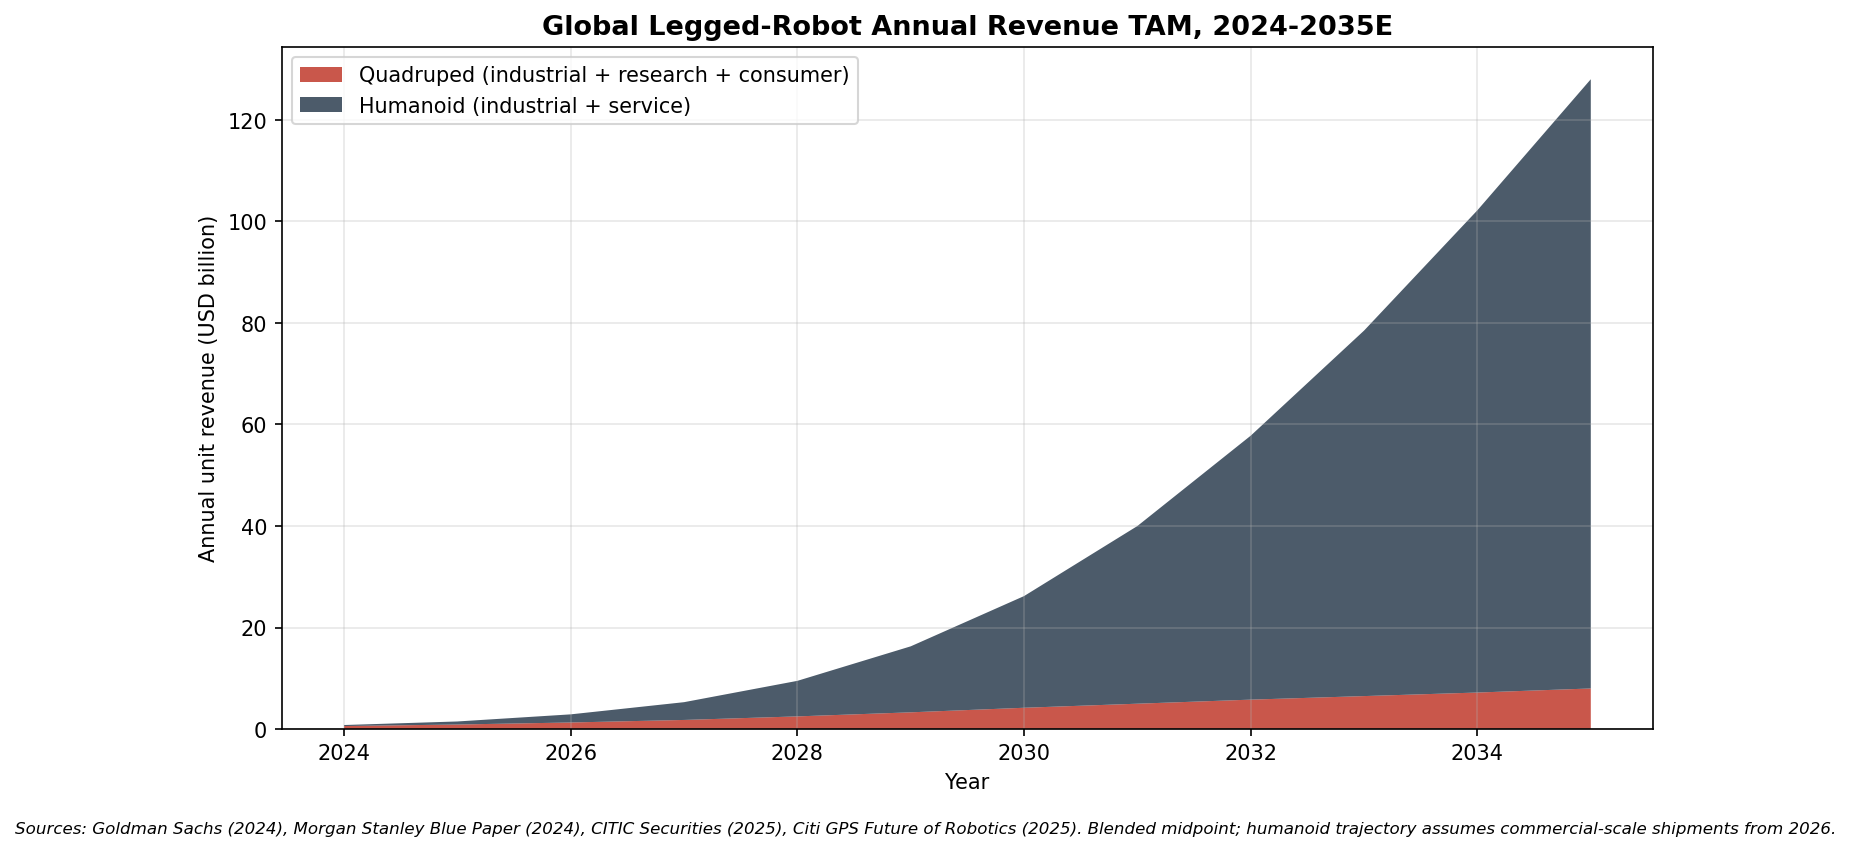

This figure's Python source:
"""Global legged-robot TAM — quadruped + humanoid combined, 2024-2035 forecast."""
import matplotlib.pyplot as plt
import numpy as np

years = list(range(2024, 2036))
# Approximate consensus blend of Goldman Sachs (2024), Morgan Stanley (2024),
# CITIC Securities (2025), and Citi GPS (2025) humanoid + quadruped forecasts.
# Values in USD billion of annual unit-revenue equivalents.
quadruped = [0.6, 0.9, 1.3, 1.8, 2.5, 3.3, 4.2, 5.0, 5.8, 6.5, 7.2, 8.0]
humanoid  = [0.2, 0.6, 1.6, 3.5, 7.0, 13.0, 22.0, 35.0, 52.0, 72.0, 95.0, 120.0]

fig, ax = plt.subplots(figsize=(10, 5.5))
ax.stackplot(years, quadruped, humanoid,
             labels=["Quadruped (industrial + research + consumer)",
                     "Humanoid (industrial + service)"],
             colors=["#c0392b", "#2c3e50"], alpha=0.85)

ax.set_title("Global Legged-Robot Annual Revenue TAM, 2024-2035E",
             fontsize=13, fontweight="bold")
ax.set_xlabel("Year")
ax.set_ylabel("Annual unit revenue (USD billion)")
ax.legend(loc="upper left", fontsize=10)
ax.grid(True, alpha=0.3)

fig.text(0.5, -0.02,
         "Sources: Goldman Sachs (2024), Morgan Stanley Blue Paper (2024), "
         "CITIC Securities (2025), Citi GPS Future of Robotics (2025). "
         "Blended midpoint; humanoid trajectory assumes commercial-scale shipments from 2026.",
         ha="center", fontsize=8, style="italic")

plt.tight_layout()
plt.savefig("/Users/x/projects/financial_agent/reports/charts/deeprobotics_tam_growth.png",
            dpi=150, bbox_inches="tight")
print("saved")
